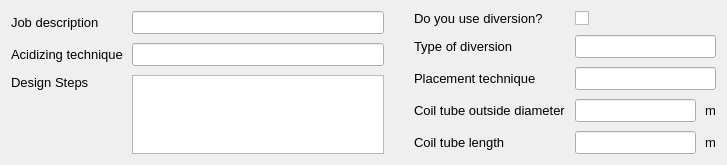
<?xml version="1.0" encoding="UTF-8"?>
<ui version="4.0">
 <class>ProgramForm</class>
 <widget class="QWidget" name="ProgramForm">
  <property name="geometry">
   <rect>
    <x>0</x>
    <y>0</y>
    <width>727</width>
    <height>164</height>
   </rect>
  </property>
  <property name="font">
   <font>
    <pointsize>10</pointsize>
   </font>
  </property>
  <property name="windowTitle">
   <string>Form</string>
  </property>
  <property name="locale">
   <locale language="English" country="UnitedStates"/>
  </property>
  <layout class="QGridLayout" name="gridLayout">
   <property name="horizontalSpacing">
    <number>30</number>
   </property>
   <property name="verticalSpacing">
    <number>12</number>
   </property>
   <item row="0" column="0">
    <layout class="QFormLayout" name="formLayout">
     <property name="horizontalSpacing">
      <number>9</number>
     </property>
     <property name="verticalSpacing">
      <number>9</number>
     </property>
     <item row="0" column="0">
      <widget class="QLabel" name="pp_job_description_label">
       <property name="text">
        <string notr="true">Job description</string>
       </property>
      </widget>
     </item>
     <item row="0" column="1">
      <widget class="QLineEdit" name="pp_job_description_lineedit"/>
     </item>
     <item row="1" column="0">
      <widget class="QLabel" name="pp_acidizing_technique_label">
       <property name="text">
        <string notr="true">Acidizing technique</string>
       </property>
      </widget>
     </item>
     <item row="1" column="1">
      <widget class="QLineEdit" name="pp_acidizing_technique_lineedit"/>
     </item>
     <item row="2" column="0">
      <widget class="QLabel" name="pp_design_steps_label">
       <property name="text">
        <string notr="true">Design Steps</string>
       </property>
       <property name="alignment">
        <set>Qt::AlignLeading|Qt::AlignLeft|Qt::AlignTop</set>
       </property>
      </widget>
     </item>
     <item row="2" column="1">
      <widget class="QTextEdit" name="pp_design_steps_textedit"/>
     </item>
    </layout>
   </item>
   <item row="0" column="1">
    <layout class="QFormLayout" name="formLayout_2">
     <property name="horizontalSpacing">
      <number>9</number>
     </property>
     <property name="verticalSpacing">
      <number>9</number>
     </property>
     <item row="0" column="0">
      <widget class="QLabel" name="pp_use_diversion_label">
       <property name="text">
        <string notr="true">Do you use diversion?</string>
       </property>
      </widget>
     </item>
     <item row="0" column="1">
      <widget class="QCheckBox" name="pp_use_diversion_checkbox">
       <property name="sizePolicy">
        <sizepolicy hsizetype="Minimum" vsizetype="Preferred">
         <horstretch>0</horstretch>
         <verstretch>0</verstretch>
        </sizepolicy>
       </property>
       <property name="text">
        <string/>
       </property>
      </widget>
     </item>
     <item row="1" column="0">
      <widget class="QLabel" name="pp_diversion_type_label">
       <property name="text">
        <string notr="true">Type of diversion</string>
       </property>
      </widget>
     </item>
     <item row="1" column="1">
      <widget class="QLineEdit" name="pp_diversion_type_lineedit"/>
     </item>
     <item row="2" column="0">
      <widget class="QLabel" name="pp_placement_technique_label">
       <property name="text">
        <string notr="true">Placement technique</string>
       </property>
      </widget>
     </item>
     <item row="2" column="1">
      <widget class="QLineEdit" name="pp_placement_technique_lineedit"/>
     </item>
     <item row="3" column="0">
      <widget class="QLabel" name="pp_coil_tube_od_label">
       <property name="text">
        <string notr="true">Coil tube outside diameter</string>
       </property>
      </widget>
     </item>
     <item row="4" column="0">
      <widget class="QLabel" name="pp_coil_tube_length_label">
       <property name="text">
        <string notr="true">Coil tube length</string>
       </property>
      </widget>
     </item>
     <item row="3" column="1">
      <layout class="QHBoxLayout" name="horizontalLayout">
       <item>
        <widget class="QLineEdit" name="pp_coil_tube_od_lineedit"/>
       </item>
       <item>
        <widget class="QLabel" name="pp_coil_tube_od_unit_label">
         <property name="sizePolicy">
          <sizepolicy hsizetype="Fixed" vsizetype="Preferred">
           <horstretch>0</horstretch>
           <verstretch>0</verstretch>
          </sizepolicy>
         </property>
         <property name="text">
          <string>m</string>
         </property>
        </widget>
       </item>
      </layout>
     </item>
     <item row="4" column="1">
      <layout class="QHBoxLayout" name="horizontalLayout_2">
       <item>
        <widget class="QLineEdit" name="pp_coil_tube_length_lineedit"/>
       </item>
       <item>
        <widget class="QLabel" name="pp_coil_tube_length_unit_label">
         <property name="sizePolicy">
          <sizepolicy hsizetype="Fixed" vsizetype="Preferred">
           <horstretch>0</horstretch>
           <verstretch>0</verstretch>
          </sizepolicy>
         </property>
         <property name="text">
          <string>m</string>
         </property>
        </widget>
       </item>
      </layout>
     </item>
    </layout>
   </item>
  </layout>
 </widget>
 <resources/>
 <connections/>
</ui>
